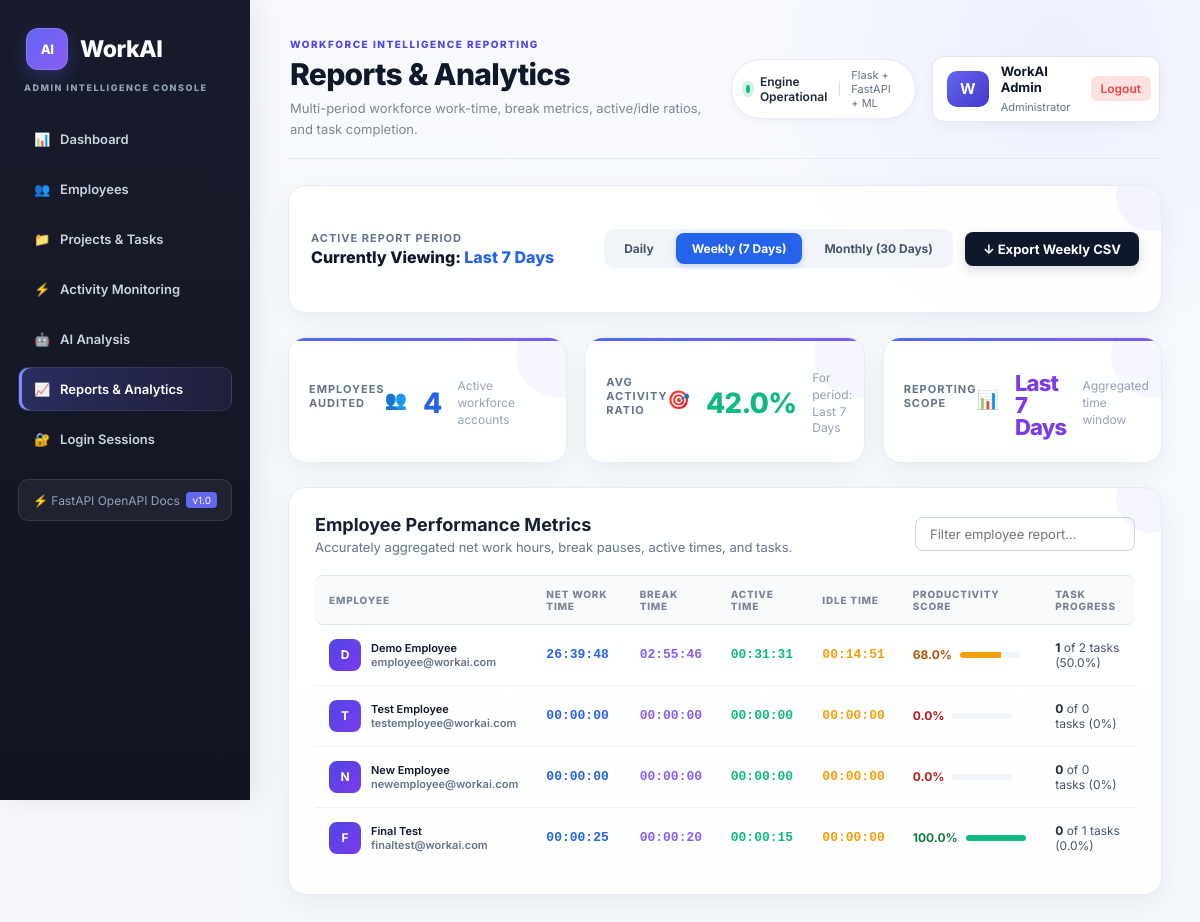
Page /admin/reports?period=weekly (signed in) on the earlier database version.
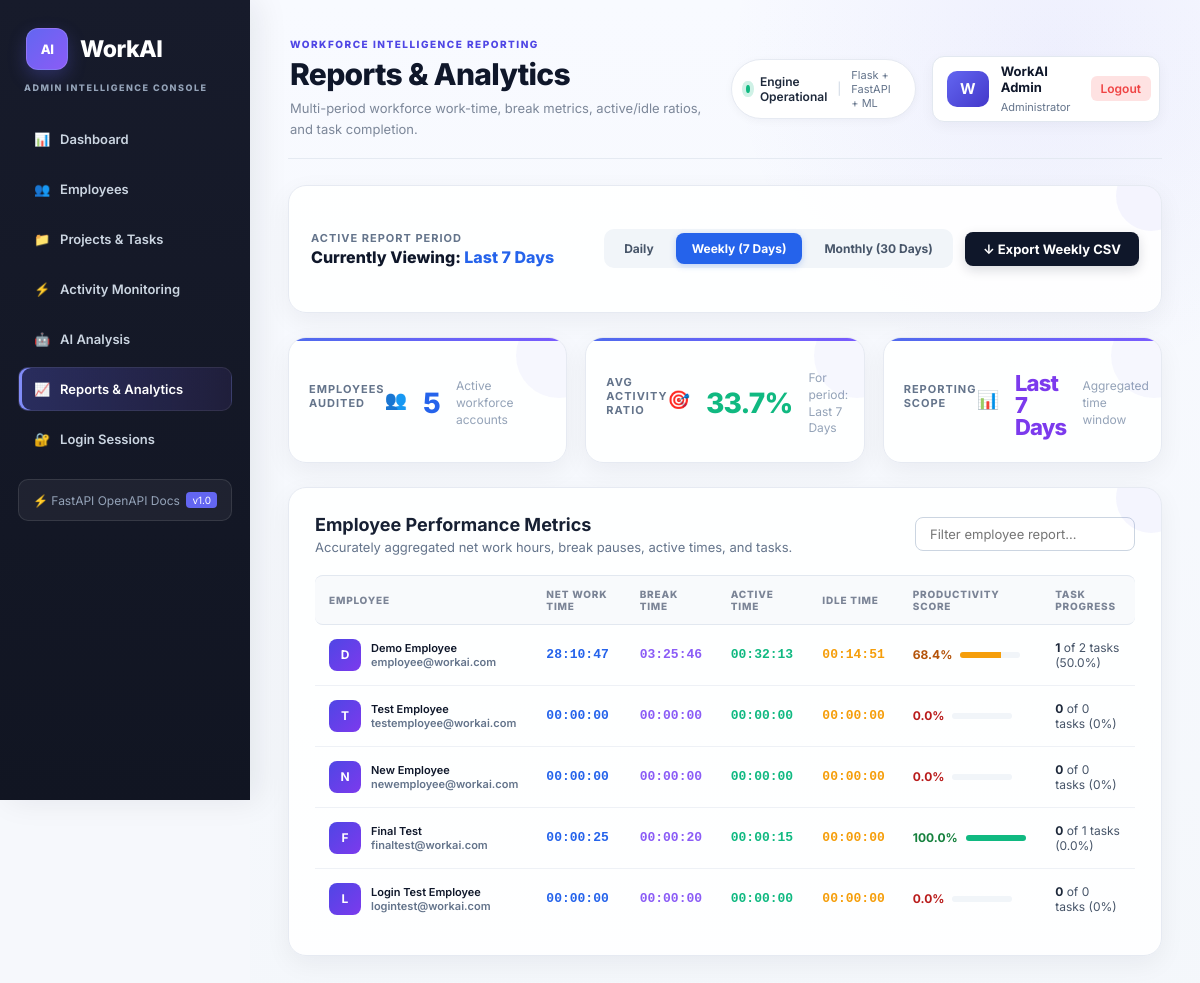
Same page on the later database version.
### models/user.py (models this page shows, shortened)
class User(UserMixin, db.Model):
    __tablename__ = "users"
    id = db.Column(db.Integer, primary_key=True)
    name = db.Column(db.String(100), nullable=False)
    email = db.Column(db.String(120), unique=True, nullable=False, index=True)
    password_hash = db.Column(db.String(255), nullable=False)
    role = db.Column(db.String(20), nullable=False, default="employee")
    is_active_account = db.Column(db.Boolean, nullable=False, default=True)
    created_at = db.Column(
        db.DateTime,
        nullable=False,
        default=db.func.current_timestamp()
    )

### routes/dashboard.py (the view, shortened to what this page needs)
@dashboard_bp.route("/admin/reports")
@login_required
@role_required("admin")
def admin_reports():
    from datetime import datetime, timedelta
    from models.user import User
    from models.task import Task
    from models.work_session import WorkSession
    from models.activity import ActivityLog
    from services.work_summary import generate_work_summary
    period = request.args.get("period", "daily").lower()
    if period not in ["daily", "weekly", "monthly"]:
        period = "daily"
    now = datetime.utcnow()
    if period == "weekly":
        start_date = now - timedelta(days=7)
        period_label = "Last 7 Days"
    elif period == "monthly":
        start_date = now - timedelta(days=30)
        period_label = "Last 30 Days"
    employees = User.query.filter_by(role="employee").all()
    reports = []
    for employee in employees:
        tasks = Task.query.filter_by(
            employee_id=employee.id
        ).all()
        sessions = (
            WorkSession.query
            .filter(
                WorkSession.employee_id == employee.id,
                WorkSession.start_time >= start_date
            )
            .all()
        )
        activity_logs = (
            ActivityLog.query
            .filter(
                ActivityLog.employee_id == employee.id,
                ActivityLog.timestamp >= start_date
            )
            .all()
        )
        summary = generate_work_summary(
            employee,
            tasks,
            sessions,
            activity_logs,
            filter_today=False,
            period_label=period_label
        )
        reports.append({
            "employee": employee,
            "work_time": summary.get(
                "total_work_time",
                "00:00:00"
            ),
            "break_time": summary.get(
                "break_time",
                "00:00:00"
            ),
            "active_time": summary.get(
                "active_time",
                "00:00:00"
            ),
            "idle_time": summary.get(
                "idle_time",
                "00:00:00"
            ),
            "productivity": summary.get(
                "productivity_score",
                0
            ),
            "completed_tasks": summary.get("completed_tasks", 0),
            "total_tasks": summary.get("total_tasks", 0),
            "task_progress": summary.get("task_progress", 0),
        })
    return render_template(
        "admin_reports.html",
        user=current_user,
        reports=reports,
        selected_period=period,
        period_label=period_label
    )

### routes/dashboard.py (called while the page is built)
def role_required(role):
    def decorator(function):
        @wraps(function)
        def wrapped_function(*args, **kwargs):
            if current_user.role != role:
                flash("You are not authorized to access this page.", "danger")
                return redirect(url_for("dashboard.employee_dashboard"))
            return function(*args, **kwargs)
        return wrapped_function
    return decorator

### templates/admin_reports.html (shortened to what the changed rows need)
{% extends "base_admin.html" %}
{% block page_header %}
<h1>Reports &amp; Analytics</h1>
{% endblock %}
{% block content %}
{% set ns = namespace(total_prod=0, count=0) %}
{% for r in reports %}
    {% set ns.total_prod = ns.total_prod + r.productivity %}
    {% set ns.count = ns.count + 1 %}
{% endfor %}
{% set avg_period_prod = (ns.total_prod / ns.count) | round(1) if ns.count > 0 else 0 %}
<section class="stats" style="display: grid; grid-template-columns: repeat(auto-fit, minmax(220px, 1fr)); gap: 18px; margin-bottom: 24px;">
    <div class="card stat-card" style="padding: 20px;">
        <div style="display: flex; align-items: center; justify-content: space-between;">
            <div class="stat-title" style="font-size: 11px; font-weight: 700; color: #64748b; letter-spacing: 1px;">EMPLOYEES AUDITED</div>
            <span style="font-size: 18px;">👥</span>
        </div>
        <div class="stat-value blue" style="font-size: 28px; font-weight: 800; color: #3b82f6; margin: 10px 0 4px;">{{ reports|length }}</div>
        <div class="stat-note" style="font-size: 12px; color: #94a3b8;">Active workforce accounts</div>
    </div>
    <div class="card stat-card" style="padding: 20px;">
        <div style="display: flex; align-items: center; justify-content: space-between;">
            <div class="stat-title" style="font-size: 11px; font-weight: 700; color: #64748b; letter-spacing: 1px;">AVG ACTIVITY RATIO</div>
            <span style="font-size: 18px;">🎯</span>
        </div>
        <div class="stat-value" style="font-size: 28px; font-weight: 800; color: #10b981; margin: 10px 0 4px;">{{ avg_period_prod }}%</div>
        <div class="stat-note" style="font-size: 12px; color: #94a3b8;">For period: {{ period_label }}</div>
    </div>
</section>
<div class="card" style="padding: 26px; margin-bottom: 28px;">
    {% if reports %}
    <div style="overflow-x: auto;">
        <table id="reportsTable" style="width: 100%; border-collapse: separate; border-spacing: 0;">
            <thead>
                <tr style="background: #f8fafc; text-align: left; font-size: 11px; text-transform: uppercase; color: #64748b; letter-spacing: 0.8px;">
                    <th style="padding: 12px 14px; border-bottom: 1px solid #e2e8f0; border-top: 1px solid #e2e8f0; border-radius: 8px 0 0 8px;">Employee</th>
                    <th style="padding: 12px 14px; border-bottom: 1px solid #e2e8f0; border-top: 1px solid #e2e8f0;">Net Work Time</th>
                    <th style="padding: 12px 14px; border-bottom: 1px solid #e2e8f0; border-top: 1px solid #e2e8f0;">Break Time</th>
                    <th style="padding: 12px 14px; border-bottom: 1px solid #e2e8f0; border-top: 1px solid #e2e8f0;">Active Time</th>
                    <th style="padding: 12px 14px; border-bottom: 1px solid #e2e8f0; border-top: 1px solid #e2e8f0;">Idle Time</th>
                    <th style="padding: 12px 14px; border-bottom: 1px solid #e2e8f0; border-top: 1px solid #e2e8f0;">Productivity Score</th>
                    <th style="padding: 12px 14px; border-bottom: 1px solid #e2e8f0; border-top: 1px solid #e2e8f0; border-radius: 0 8px 8px 0;">Task Progress</th>
                </tr>
            </thead>
            <tbody>
                {% for r in reports %}
                <tr style="border-bottom: 1px solid #f1f5f9;">
                    <td style="padding: 14px; font-weight: 600; color: #0f172a; display: flex; align-items: center; gap: 10px;">
                        <div style="width: 32px; height: 32px; border-radius: 8px; background: linear-gradient(135deg, #4f46e5, #7c3aed); color: white; display: grid; place-items: center; font-weight: 700; font-size: 12px;">
                            {{ r.employee.name[0] | upper }}
                        </div>
                        <div>
                            <div>{{ r.employee.name }}</div>
                            <span style="font-size: 11px; color: #64748b;">{{ r.employee.email }}</span>
                        </div>
                    </td>
                    <td style="padding: 14px; font-size: 13px; font-weight: 800; font-family: monospace; color: #2563eb;">
                        {{ r.work_time }}
                    </td>
                    <td style="padding: 14px; font-size: 13px; font-family: monospace; color: #8b5cf6; font-weight: 700;">
                        {{ r.break_time }}
                    </td>
                    <td style="padding: 14px; font-size: 13px; font-family: monospace; color: #10b981; font-weight: 700;">
                        {{ r.active_time }}
                    </td>
                    <td style="padding: 14px; font-size: 13px; font-family: monospace; color: #f59e0b; font-weight: 700;">
                        {{ r.idle_time }}
                    </td>
                    <td style="padding: 14px;">
                        <div style="display: flex; align-items: center; gap: 8px;">
                            <span style="font-size: 12px; font-weight: 700; color: {% if r.productivity >= 70 %}#15803d{% elif r.productivity >= 40 %}#b45309{% else %}#b91c1c{% endif %};">
                                {{ r.productivity }}%
                            </span>
                            <div style="width: 60px; background: #f1f5f9; height: 6px; border-radius: 999px; overflow: hidden;">
                                <div style="width: {{ r.productivity }}%; background: {% if r.productivity >= 70 %}#10b981{% elif r.productivity >= 40 %}#f59e0b{% else %}#ef4444{% endif %}; height: 100%;"></div>
                            </div>
                        </div>
                    </td>
                    <td style="padding: 14px; font-size: 12px; color: #475569;">
                        <strong>{{ r.completed_tasks }}</strong> of {{ r.total_tasks }} tasks ({{ r.task_progress }}%)
                    </td>
                </tr>
                {% endfor %}
            </tbody>
        </table>
    </div>
    {% else %}
    <div style="text-align: center; padding: 40px 20px; color: #94a3b8;">
        No employee report data found for this period.
    </div>
    {% endif %}
</div>
{% endblock %}

Differences in the rows shown:
added User: employee "L", employee.name "Login Test Employee", employee.email "logintest@workai.com"
Other differences:
{{ reports|length }}: "4" → "5"
{{ avg_period_prod }}: "42.0" → "33.7"
new list line: "D Demo Employee employee@workai.com"
new list line: "28:10:47 03:25:46 00:32:13 00:14:51 68.4 % 1 of 2 tasks ( 50.0 %)"
new list line: "00:00:00 00:00:00 00:00:00 00:00:00 0.0 % 0 of 0 tasks ( 0 %)"
list line gone: "D Demo Employee employee@workai.com"
list line gone: "26:39:48 02:55:46 00:31:31 00:14:51 68.0 % 1 of 2 tasks ( 50.0 %)"
